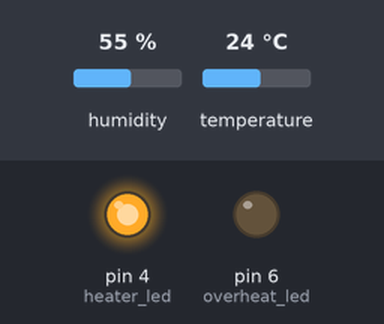
A sketch run on a simulated Arduino Uno, built with avr-gcc and run on an emulated ATmega328P. On the bench: output pins drawn as LEDs (lit = HIGH). Wiring (inferred from the names in the program): DHT22 sensor: data pin 2. The inputs (shaded band) are chosen by the test bench; at power-on: humidity 55 %, temperature 24 °C. What the sketch prints to the serial monitor is not drawn.

Above: at 0.1 s.
Timing chart, 0 to 1.6 s (numbered marks = the images above):
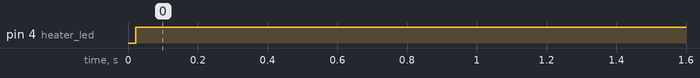

Measured:
- by itself, pin 4 (heater_led): LOW → HIGH at 0.02 s

The sketch:

heater_control_system.ino
```cpp
#define dht_pin 2
#define heater_led 4
#define overheat_led 6


 typedef enum{
  idle,
  heating,
  target_heat,
  overheated,
  stabilizing
}state;

float targeted_heat = 32.0;
float overheat = 35.0;
float stablize = 2.0;
float current_temp = 00.0;

 byte data[5];
 state current_state = idle;
void dht_start_condition(void){
  pinMode(dht_pin, OUTPUT);
  digitalWrite(dht_pin,LOW);
  delay(18);
  digitalWrite(dht_pin, HIGH);
  delayMicroseconds(30);
  pinMode(dht_pin, INPUT);
}

bool dht_data_collection(void) {
  // Wait for DHT to pull line low (response signal)
  unsigned long timeout = millis();
  while(digitalRead(dht_pin) == HIGH) {
    if(millis() - timeout > 100) return false; // Timeout
  }
                                                                    //the first high are low are for preparing the sensor to send data to mcu
  // Wait for DHT to pull line high
  timeout = millis();
  while(digitalRead(dht_pin) == LOW) {
    if(millis() - timeout > 100) return false; // Timeout
  }

  // Wait for DHT to pull line low again (start of data)
  timeout = millis();
  while(digitalRead(dht_pin) == HIGH) {
    if(millis() - timeout > 100) return false; // Timeout
  }

  // Read 40 bits of data
  for (int i = 0; i < 5; i++) {
    byte bits = 0;
    for (int j = 0; j < 8; j++) {
      // Wait for low period to end
      timeout = millis();
      while(digitalRead(dht_pin) == LOW) {
        if(millis() - timeout > 100) return false;
      }

      // Measure high period
      unsigned long highStart = micros();
      timeout = millis();
      while(digitalRead(dht_pin) == HIGH) {
        if(millis() - timeout > 100) return false;
      }
      unsigned long highDuration = micros() - highStart;

      // If high period > 40us, it's a '1', otherwise it's a '0'
      if (highDuration > 40) {
        bits |= (1 << (7 - j));
      }
    }
    data[i] = bits;
  }
  return true;
}

void setup() {

  // put your setup code here, to run once:
Serial.begin(115200);
pinMode(heater_led, OUTPUT);
pinMode(overheat_led, OUTPUT);
Serial.println("heater control system");
}

void loop() {
  // put your main code here, to run repeatedly:
dht_start_condition();
//Serial.println("start generated");
                                                      //commented prinf was for my debugging purpose
dht_data_collection();
//Serial.println("data collected");


// Checksum verification
  if (((byte)(data[0] + data[1] + data[2] + data[3]) & 0xFF) == data[4]) {
   current_temp = data[2] + (data[3] / 10.0);

  // int16_t t = ((data[2] & 0x7F) << 8) | data[3];
  // current_temp = t / 10.0;      //if using dht22 sensor
  } else {
    Serial.println("Checksum error");
    delay(2000);
    return;
  }

//heater control
 if(current_temp >= overheat) {
    // HIGHEST PRIORITY: Overheat protection
    current_state = overheated;
    digitalWrite(heater_led, LOW);
    digitalWrite(overheat_led, HIGH);
    delay(500);
    digitalWrite(overheat_led, LOW);
    delay(500);
  }
  else if(current_temp < targeted_heat - stablize) {
    current_state = heating;
    digitalWrite(heater_led, HIGH);
    digitalWrite(overheat_led, LOW);
  }
  else if(current_temp >= (targeted_heat - stablize) && current_temp < targeted_heat) {
    current_state = stabilizing;
    digitalWrite(heater_led, HIGH);
    digitalWrite(overheat_led, LOW);
  }
  else if(current_temp >= targeted_heat && current_temp < overheat) {
    current_state = target_heat;
    digitalWrite(heater_led, LOW);
    digitalWrite(overheat_led, LOW);
  }

Serial.print("temprature:");
Serial.println(current_temp);
Serial.print("state:");
switch (current_state){
  case idle: Serial.println("idle"); break;
  case stabilizing: Serial.println("stabilizing"); break;
  case heating: Serial.println("heating"); break;
  case target_heat: Serial.println("target heat reached"); break;
  case overheated: Serial.println("over heated "); break;
}

delay(1000);

}
```
